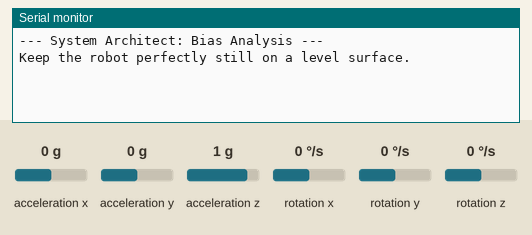
Simulated run of this sketch. Board: Arduino Uno, built with avr-gcc and run on an emulated ATmega328P. Parts: the last lines printed to the serial monitor. The test bench sets the inputs (shaded band); at power-on: acceleration y 0 g, acceleration x 0 g, acceleration z 1 g, rotation x 0 °/s, rotation y 0 °/s, rotation z 0 °/s.

Above: at 4.2 s.
4.3 s: acceleration y set to -1.4 g
At 4.3 s:
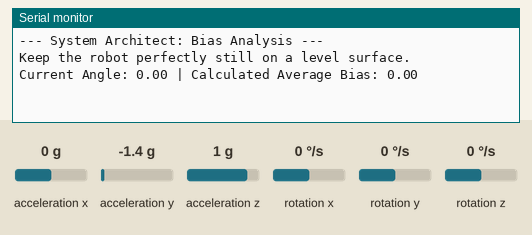
5.8 s: acceleration x set to -1.4 g
At 7.1 s:
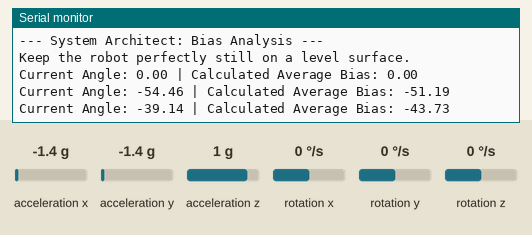
7.3 s: acceleration z set to -1.4 g
At 8.8 s:
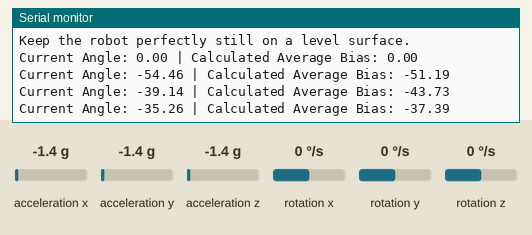
Timing chart, 0 to 10.3 s (numbered marks = the images above; inputs shaded):
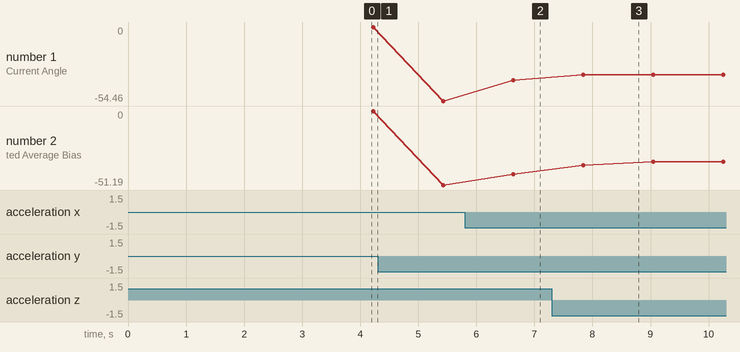

Measured:
- after the input at 5.8 s, the serial monitor: prints a new line after 0.83 s (image 2)
- after the input at 7.3 s, the serial monitor: prints a new line after 0.54 s (image 3)
- plotted number 1: 0 → -54.46 after the input at 4.3 s, -54.46 → -39.14 after the input at 5.8 s, -39.14 → -35.26 after the input at 7.3 s
- plotted number 2: 0 → -51.19 after the input at 4.3 s, -51.19 → -43.73 after the input at 5.8 s, -43.73 → -35.26 after the input at 7.3 s

The sketch:

calibrate_MPU.ino
```cpp
#include <MPU6050_tockn.h>
#include <Wire.h>

MPU6050 mpu6050(Wire);

float totalAngle = 0;
int readings = 0;

void setup() {
  Serial.begin(9600);
  Wire.begin();
  mpu6050.begin();

  Serial.println("--- System Architect: Bias Analysis ---");
  Serial.println("Keep the robot perfectly still on a level surface.");

  mpu6050.calcGyroOffsets(true);
}

void loop() {
  mpu6050.update();

  float currentAngle = mpu6050.getAngleX();
  totalAngle += currentAngle;
  readings++;

  // Calculate the average drift/bias every 100 readings
  if (readings >= 100) {
    float averageBias = totalAngle / 100;

    Serial.print("Current Angle: ");
    Serial.print(currentAngle);
    Serial.print(" | Calculated Average Bias: ");
    Serial.println(averageBias);

    // Reset for next batch
    totalAngle = 0;
    readings = 0;
  }

  delay(10);
}
```
